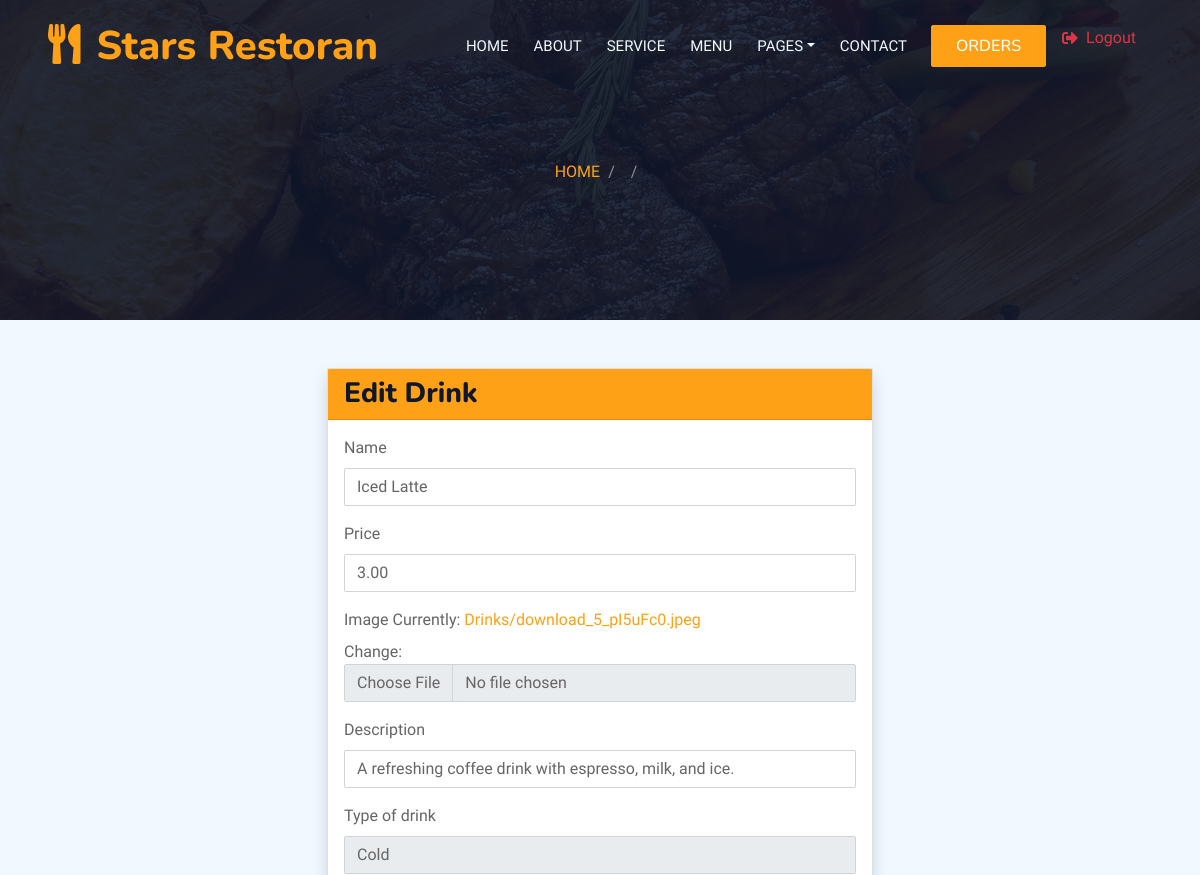
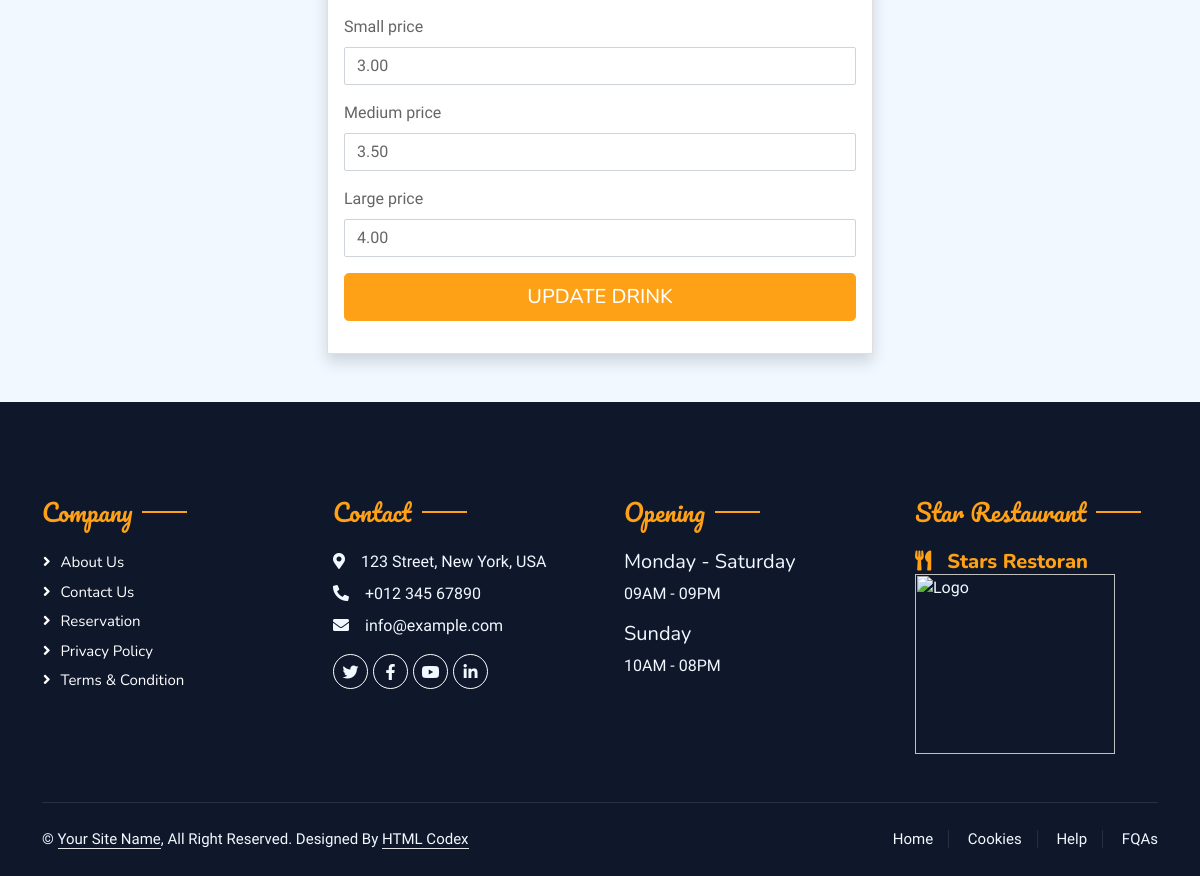
Page /stars/restaurant/edit-drink/3/ (signed in) on the committed database (2 pictures, top to bottom).
### restaurant_app/models.py (models this page shows, shortened)
class Food(models.Model):
    name = models.CharField(max_length=255,blank=False,default='food')
    price = models.DecimalField(max_digits=6, decimal_places=2,default=0.0)
    image = models.ImageField(upload_to=upload_to_dynamic,default='defa/defa.png')
    description = models.CharField(max_length=255,blank=False,default='description')
    class Meta:
        abstract = True

class SizePriceMixin(models.Model):
    class Size(models.TextChoices):
        SMALL = 'SM', 'Small'
        MEDIUM = 'ME', 'Medium'
        LARGE = 'LA', 'Large'
    size = models.CharField(max_length=2, choices=Size.choices, default=Size.SMALL)
    small_price = models.DecimalField(max_digits=6, decimal_places=2, default=0.0)
    medium_price = models.DecimalField(max_digits=6, decimal_places=2, default=0.0)
    large_price = models.DecimalField(max_digits=6, decimal_places=2, default=0.0)
    class Meta:
        abstract = True

class Drinks(Food, SizePriceMixin):
    class TypeOfDrinks(models.TextChoices):
        HOT = 'HO', 'Hot'
        COLD = 'CO', 'Cold'
    type_of_drink = models.CharField(max_length=2, choices=TypeOfDrinks.choices, default=TypeOfDrinks.COLD)

### restaurant_app/views.py (the view)
# urls.py: path('edit-drink/<int:drink_id>/', views.edit_drink, name='edit_drink'),
@staff_member_required
def edit_drink(request, drink_id):
    drink = get_object_or_404(Drinks, id=drink_id)
    if request.method == 'POST':
        form = DrinkForm(request.POST, request.FILES, instance=drink)
        if form.is_valid():
            form.save()
            messages.success(request, "Drink updated successfully!")
            return redirect('restaurant_app:dashboard')
        else:
            messages.error(request, "There was an error updating the drink.")
    else:
        form = DrinkForm(instance=drink)
    return render(request, 'restaurant/edit_food.html', {'form': form, 'food_type': 'Drink'})

### restaurant_app/forms.py
class DrinkForm(forms.ModelForm):
    class Meta:
        model = Drinks
        fields = ['name', 'price', 'image', 'description', 'type_of_drink', 'small_price', 'medium_price', 'large_price']

### restaurant_app/templates/restaurant/edit_food.html (shortened to what this page needs)
{% extends 'restaurant/base_other.html' %}
{% load widget_tweaks %}
{% block content %}
<div class="container mt-5">
    <div class="row justify-content-center">
        <div class="col-md-8 col-lg-6">
            <div class="card shadow">
                <div class="card-header bg-primary text-white">
                    <h3 class="card-title mb-0">Edit {{ food_type }}</h3>
                </div>
                <div class="card-body">
                    <form method="post" enctype="multipart/form-data">
                        {% for field in form %}
                            <div class="mb-3">
                                <label for="{{ field.id_for_label }}" class="form-label">{{ field.label }}</label>
                                {{ field|add_class:"form-control" }}
                            </div>
                        {% endfor %}
                        <div class="d-grid">
                            <button type="submit" class="btn btn-primary btn-lg">Update {{ food_type }}</button>
                        </div>
                    </form>
                </div>
            </div>
        </div>
    </div>
</div>
{% endblock %}

### restaurant_app/static/css/style.css (style rules this page uses)
.btn { font-family: 'Nunito', sans-serif; font-weight: 500; text-transform: uppercase; transition: .5s; }
.btn.btn-primary, .btn.btn-secondary { color: #FFFFFF; }

### rows in the picture
Drinks: form "Iced Latte" "3.00" "A refreshing coffee drink with espresso, milk, and ice." "Cold" "3.00" "3.50" "4.00"

### other values in the picture
{{ food_type }} "Drink"
{{ field.label }} "Name" "Price" "Image" "Description" "Type of drink" "Small price" "Medium price" "Large price"
{{ food_type }} "DRINK"
